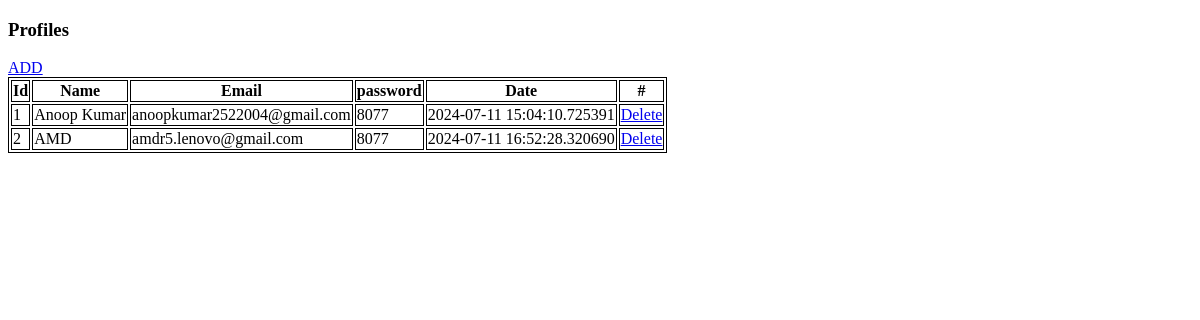
The page /profiles on the database as committed earlier.
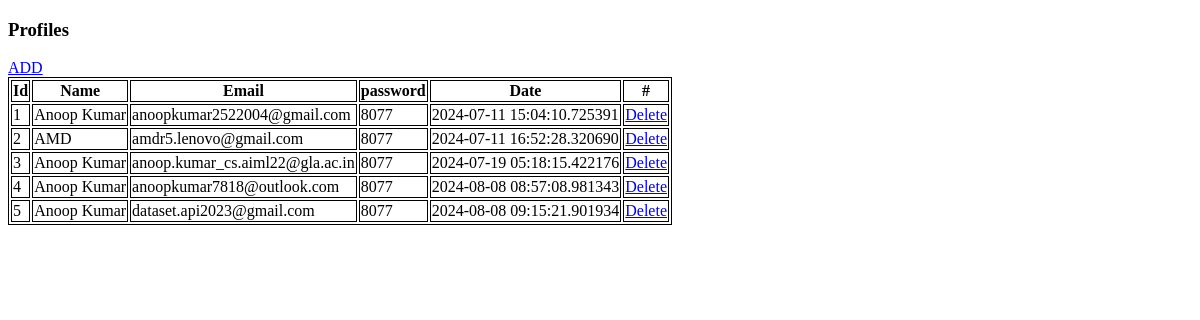
The same page on the database as committed later.
### app.py (models this page shows, shortened)
class Employee(db.Model):
    id = db.Column(db.Integer, primary_key=True)
    name = db.Column(db.String(100), nullable=False)
    email = db.Column(db.String(100), nullable=False)
    password = db.Column(db.String(100), nullable=False)
    date = db.Column(db.DateTime, default=datetime.utcnow)

### app.py (the view)
@app.route('/profiles')
def index():
    profiles = Employee.query.all()
    return render_template('profiles.html', profiles=profiles)

### templates/profiles.html (shortened to what this page needs)
<!DOCTYPE html>
<html>
   <head>
   </head>
   <body>
      <h3>Profiles</h3>
      <a href="/add_data">ADD</a>
      <br>
      <table>
         <thead>
            <th>Id</th>
            <th>Name</th>
            <th>Email</th>
            <th>password</th>
            <th>Date</th>
            <th>#</th>
         </thead>
         {% for data in profiles %}
         <tbody>
            <td>{{data.id}}</td>
            <td>{{data.name}}</td>
            <td>{{data.email}}</td>
            <td>{{data.password}}</td>
            <td>{{data.date}}</td>
            <td><a href="/delete/{{data.id}}" type="button">Delete</a></td>
         </tbody>
         {% endfor%}
      </table>
   </body>
</html>

### templates/profiles.html (style rules this page uses)
table, th, td { border:1px solid black; }

Rows that differ between the two databases and show on the page:
added Employee: id "3", name "Anoop Kumar", email "anoop.kumar_cs.aiml22@gla.ac.in", password "8077", date "2024-07-19 05:18:15.422176"
added Employee: id "4", name "Anoop Kumar", email "anoopkumar7818@outlook.com", password "8077", date "2024-08-08 08:57:08.981343"
added Employee: id "5", name "Anoop Kumar", email "dataset.api2023@gmail.com", password "8077", date "2024-08-08 09:15:21.901934"
